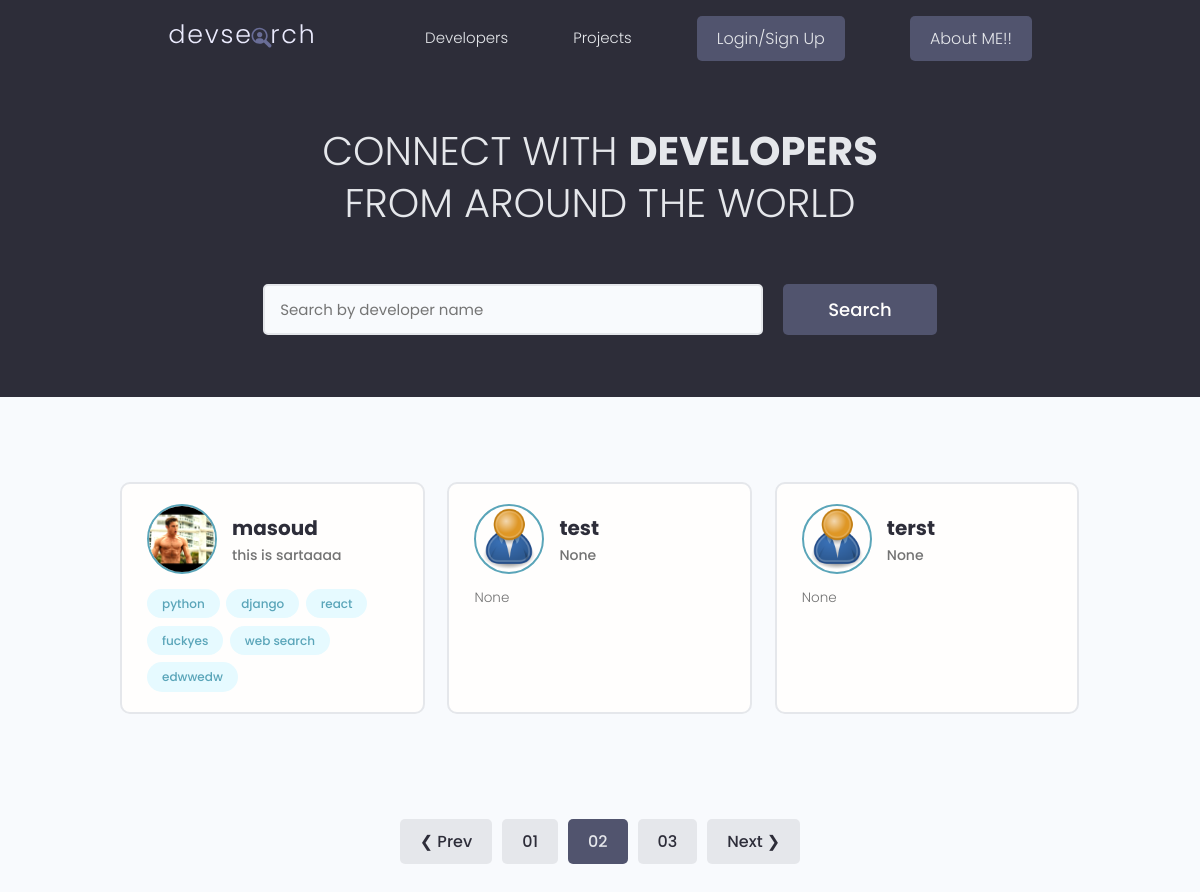
Screenshot of /?page=2 with the database file from the repository.
### users/models.py (models this page shows, shortened)
class Profile(models.Model):
    user = models.OneToOneField(User, on_delete=models.CASCADE, null=True, blank=True)
    name = models.CharField(max_length=200, blank=True, null=True)
    username= models.CharField(max_length=200, blank=True, null=True)
    location = models.CharField(max_length=200, blank=True, null=True)
    email = models.EmailField(max_length=400 , null=True, blank=True)
    short_intro=models.CharField(max_length=400 , null=True, blank=True)
    bio=models.TextField(null=True,blank=True)
    profile_image=models.ImageField(null=True,blank=True,upload_to='profiles/', default='profiles/user-default.png')
    social_github = models.CharField(max_length=200, blank=True, null=True)
    social_twitter = models.CharField(max_length=200, blank=True, null=True)
    linkedin = models.CharField(max_length=200, blank=True, null=True)
    youtube = models.CharField(max_length=200, blank=True, null=True)
    created=models.DateTimeField(auto_now_add=True)
    id = models.UUIDField(default=uuid.uuid4, unique=True,primary_key=True,editable=False)

class Skill(models.Model):
    owner=models.ForeignKey(Profile,on_delete=models.CASCADE,null=True,blank=True)
    name=models.CharField(max_length=200,blank=True,null=True)
    description=models.TextField(null=True,blank=True)
    created=models.DateTimeField(auto_now_add=True)
    id = models.UUIDField(default=uuid.uuid4, unique=True,primary_key=True,editable=False)
    def __str__(self):
        return str(self.name)

### users/views.py (the view)
# urls.py: path('',views.profiles, name="profiles"),
def profiles(request):
    profiles,search_query=search(request)
    profiles, paginator, custom_range = paginateProject(request, profiles)
    context={'profiles':profiles,"search_query":search_query,"paginator":paginator,"custom_range":custom_range}
    return render(request,'users/profiles.html',context)

### users/utils.py (called while the page is built)
def paginateProject(request,projects):
    page = request.GET.get('page')
    results = 3
    paginator = Paginator(projects, results)
    try:
        projects = paginator.page(page)
    except PageNotAnInteger:
        page = 1
        projects = paginator.page(page)
    except EmptyPage:
        page = paginator.num_pages
        projects = paginator.page(page)
    leftIndex = (int(page) - 1)
    if leftIndex < 1:
        leftIndex = 1
    rightIndex = (int(page) + 2)
    if (rightIndex > paginator.num_pages):
        rightIndex = paginator.num_pages + 1
    custom_range = range(leftIndex, rightIndex)
    return (projects,paginator,custom_range)

def search(request):
    skills=''
    search_query=''
    if request.GET.get('search_query'):
        search_query=request.GET.get('search_query')
        skills=Skill.objects.filter(name__icontains=search_query)
    profiles=Profile.objects.distinct().filter(Q(name__icontains=search_query)|
                                    Q(short_intro__icontains=search_query)|
                                    Q(skill__in=skills))
    return profiles,search_query

### users/templates/users/profiles.html (shortened to what this page needs)
{% extends 'main.html' %}
{% block content %}
  <main class="home">
    <section class="hero-section text-center">
      <div class="container container--narrow">
        <div class="hero-section__box">
          <h2>CONNECT WITH <span>DEVELOPERS</span></h2>
          <h2>FROM AROUND THE WORLD</h2>
        </div>
        <div class="hero-section__search">
          <form class="form" action="{% url 'profiles' %}" method="get">
            <div class="form__field">
              <input class="input input--text" id="formInput#search" type="text" name="search_query"
               value="{{ search_query }}" placeholder="Search by developer name" />
            </div>
            <input class="btn btn--sub btn--lg" type="submit" value="Search" />
          </form>
        </div>
      </div>
    </section>
    <section class="devlist">
      <div class="container">
        <div class="grid grid--three">
            {% for profile in profiles %}
            <div class="column card">
            <div class="dev">
              <a href="{% url 'user-profile' profile.id %}" class="card__body">
                <div class="dev__profile">
                  <img class="avatar avatar--md" src="{{ profile.profile_image.url }}" alt="image" />
                  <div class="dev__meta">
                    <h3>{{ profile.name }}</h3>
                    <h5>{{ profile.short_intro }}</h5>
                  </div>
                </div>
                <p class="dev__info">
                    {{ profile.bio }}
                </p>
                <div class="dev__skills">
                    {% for skill in profile.skill_set.all %}
                        <span class="tag tag--pill tag--main">
                          <small>{{ skill }}</small>
                        </span>
                    {% endfor %}
                </div>
              </a>
            </div>
          </div>
            {% endfor %}
        </div>
      </div>
    </section>
  </main>
{% include 'pagination.html' with query_set=profiles paginator=paginator custom_range=custom_range %}
{% endblock content %}

### static/styles/app.css (style rules this page uses)
:root { --color-sub: #2d2d39; }
.btn--sub { background-color: var(--color-sub-light); }
.card { border: 2px solid var(--color-light); }
img { width: 100%; }
.hero-section { height: 40vh; display: flex; align-items: center; background-color: var(--color-sub); }
.hero-section__box { margin-bottom: 4rem; }
.hero-section__box > h2, .hero-section__box > h2 > span { font-size: 4rem; color: var(--color-light); line-height: 1.3; text-transform: uppercase; }
.hero-section__box > h2 { font-weight: 300; }
.hero-section__box > h2 > span { font-weight: 700; }
.hero-section__search > .form { display: flex; align-items: center; justify-content: center; gap: 2rem; }
.hero-section__search > .form input.input--text { width: 50rem; }
.devlist { margin-top: 8rem; }
.devlist .grid { align-items: stretch; }
.devlist .dev .dev__profile { display: flex; align-items: center; gap: 1.5rem; }
.devlist .dev .dev__meta h3 { color: var(--color-sub); font-size: 2rem; font-weight: 700; }
.devlist .dev .dev__meta h5 { color: var(--color-text); font-size: 1.4rem; font-weight: 500; }
.devlist .dev .dev__info { margin: 1.5rem 0; font-size: 1.35rem; line-height: 1.4; text-align: justify; }

### static/uikit/styles/modules/_variables.css (style rules this page uses)
:root { --color-main: #5aa5b9; --color-main-light: #e6faff; --color-sub: #3f4156; --color-sub-light: #51546e; --color-sub-lighter: #ededfd; --color-text: #737373; --color-gray: #8b8b8b; --color-light: #e5e7eb; --color-light-gray: #767676; --color-bg: #f8fafd; --color-white: #fffefd; --color-white-light: #f3f3f3; --color-success: #359e64; --color-success-bg: #def8e8; --color-error: #fc4b0b; --color-error-bg: #fff2ee; --font-base: 'Poppins', arial, helvetica, 'Segoe UI', roboto, ubuntu, sans-serif; --font-monospace: 'Fira Code', 'Courier New', courier, monospace; --font-regular: 300; --font-medium: 500; --font-bold: 700; --generic-shadow: 1px 1px 5px #00000010; --generic-transition: all 0.3s ease-in-out; }

### static/uikit/styles/modules/_base.css (style rules this page uses)
* { margin: 0; padding: 0; box-sizing: border-box; text-rendering: optimizeLegibility; color: inherit; font-size: inherit; }
html { font-size: 50%; }
@media only screen and (min-width: 480px) { html { font-size: 56.25%; } }
@media only screen and (min-width: 1200px) { html { font-size: 62.5%; } }
body { line-height: 1.6; font-weight: 400; font-size: 1.5rem; color: var(--color-text); background-color: var(--color-bg); min-height: 100vh; }

### static/uikit/styles/modules/_typography.css (style rules this page uses)
* { font-family: var(--font-base); }
h2 { font-size: 3.6rem; font-weight: var(--font-bold); }
h3 { font-size: 3.2rem; font-weight: var(--font-medium); }
h5 { font-size: 2.4rem; font-weight: var(--font-medium); }
h5, h6 { font-weight: var(--font-regular); }
p, span, strong { font-size: 1.6rem; color: var(--color-text); font-weight: var(--font-regular); }
a { padding-bottom: 2px; text-decoration: none; display: inline-block; color: var(--color-main); font-weight: var(--font-medium); }

### static/uikit/styles/modules/_utilities.css (style rules this page uses)
.container { width: 92%; max-width: 165rem; margin: 0 auto; box-sizing: border-box; }
.container--narrow { width: 92%; max-width: 120rem; }
@media screen and (min-width: 1000px) { .container { width: 90%; } }
@media screen and (min-width: 1000px) { .container--narrow { width: 85%; } }
@media screen and (min-width: 1200px) { .container { width: 80%; } }
@media screen and (min-width: 1200px) { .container--narrow { width: 72%; } }
.text-center { text-align: center; }

### static/uikit/styles/modules/_avatar.css (style rules this page uses)
.avatar { border-radius: 50%; border: 2px solid var(--color-main); object-fit: cover; }
.avatar--md { height: 7rem; width: 7rem; }

### static/uikit/styles/modules/_button.css (style rules this page uses)
.btn { display: inline-block; position: relative; cursor: pointer; background-color: var(--color-light); font-weight: var(--font-medium); color: var(--color-sub); text-decoration: none; padding: 1rem 2rem; border-radius: 0.5rem; border: none; width: -webkit-fit-content; width: -moz-fit-content; width: fit-content; height: -webkit-fit-content; height: -moz-fit-content; height: fit-content; font-size: 1.6rem; outline-width: 0; outline-color: transparent; -webkit-backface-visibility: hidden; backface-visibility: hidden; transition: all 0.3s ease-in-out; }
.btn--sub { background-color: var(--color-sub); color: var(--color-white); }
.btn--lg { font-size: 1.8rem; padding: 1.2rem 4.5rem; }

### static/uikit/styles/modules/_card.css (style rules this page uses)
.card { border-radius: 1rem; background-color: var(--color-white); border: 1.5px solid var(--color-light); width: auto; height: auto; margin-top: 0.5rem; margin-bottom: 0.5rem; overflow: hidden; }
.card__body, .card__header { padding: 2rem 2.5rem; }

### rows the page displays
Profile: profile_image (picture), name "masoud", short_intro "this is sartaaaa"
Skill: name "python"
Skill: name "django"
Skill: name "react"
Skill: name "fuckyes"
Skill: name "web search"
Skill: name "edwwedw"
Profile: profile_image (placeholder picture), name "test", short_intro "None", bio "None"
Profile: profile_image (placeholder picture), name "terst", short_intro "None", bio "None"

### other values shown
{{ page }} "1" "3"
{{ page }} "2"
